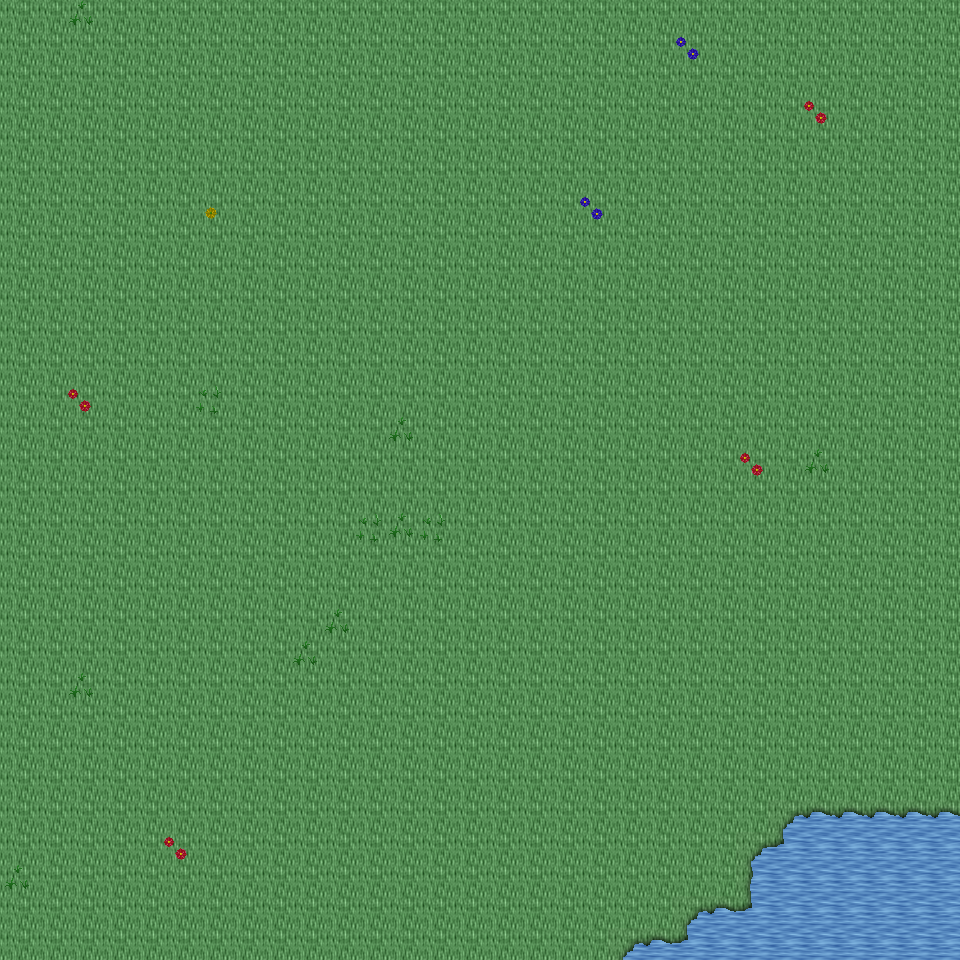

A 2D game scene composited from a Tiled map and its tileset images. What follows is a short description and the map's XML, with each tile layer's data collapsed to a summary:
An orthogonal 30x30 tile map with 32x32 px tiles, 6 tile layers (Ground, Object, Object2, Above, ...), 28 tilesets and 4 objects (4x mapExit).

<map version="1.0" orientation="orthogonal" renderorder="right-down" width="30" height="30" tilewidth="32" tileheight="32" nextobjectid="5">
  <tileset firstgid="1" name="tileset_ground_ground" tilewidth="32" tileheight="32" tilecount="33" columns="3">
    <image source="../drawable/tileset_ground_ground.png" width="96" height="352" />
  </tileset>
  <tileset firstgid="34" name="tileset_ground_water_pool" tilewidth="32" tileheight="32" tilecount="72" columns="3">
    <image source="../drawable/tileset_ground_water_pool.png" width="96" height="768" />
  </tileset>
  <tileset firstgid="106" name="tileset_plant_flower_daisy_red" tilewidth="32" tileheight="32" tilecount="8" columns="2">
    <image source="../drawable/tileset_plant_flower_daisy_red.png" width="64" height="128" />
  </tileset>
  <tileset firstgid="114" name="tileset_plant_flower_daisy_white" tilewidth="32" tileheight="32" tilecount="8" columns="2">
    <image source="../drawable/tileset_plant_flower_daisy_white.png" width="64" height="128" />
  </tileset>
  <tileset firstgid="122" name="tileset_plant_flower_daisy_yellow" tilewidth="32" tileheight="32" tilecount="8" columns="2">
    <image source="../drawable/tileset_plant_flower_daisy_yellow.png" width="64" height="128" />
  </tileset>
  <tileset firstgid="130" name="tileset_plant_flower_daisy_blue" tilewidth="32" tileheight="32" tilecount="8" columns="2">
    <image source="../drawable/tileset_plant_flower_daisy_blue.png" width="64" height="128" />
  </tileset>
  <tileset firstgid="138" name="tileset_plant_grasses" tilewidth="32" tileheight="32" tilecount="6" columns="3">
    <image source="../drawable/tileset_plant_grasses.png" width="96" height="64" />
  </tileset>
  <tileset firstgid="144" name="tileset_plant_tree_tree_darkgreen" tilewidth="32" tileheight="32" tilecount="88" columns="8">
    <image source="../drawable/tileset_plant_tree_tree_darkgreen.png" width="256" height="352" />
  </tileset>
  <tileset firstgid="232" name="tileset_ground_grass_edges" tilewidth="32" tileheight="32" tilecount="36" columns="12">
    <image source="../drawable/tileset_ground_grass_edges.png" width="384" height="96" />
  </tileset>
  <tileset firstgid="268" name="tileset_ground_grass_corners" tilewidth="32" tileheight="32" tilecount="24" columns="6">
    <image source="../drawable/tileset_ground_grass_corners.png" width="192" height="128" />
  </tileset>
  <tileset firstgid="292" name="tileset_furniture_table_long_side_on_pale" tilewidth="32" tileheight="32" tilecount="3" columns="3">
    <image source="../drawable/tileset_furniture_table_long_side_on_pale.png" width="96" height="32" />
  </tileset>
  <tileset firstgid="295" name="tileset_plant_stump_stump_brown" tilewidth="32" tileheight="32" tilecount="4" columns="2">
    <image source="../drawable/tileset_plant_stump_stump_brown.png" width="64" height="64" />
  </tileset>
  <tileset firstgid="299" name="tileset_item_sign_large" tilewidth="32" tileheight="32" tilecount="15" columns="5">
    <image source="../drawable/tileset_item_sign_large.png" width="160" height="96" />
  </tileset>
  <tileset firstgid="314" name="tileset_plant_stump_small_stump" tilewidth="32" tileheight="32" tilecount="4" columns="2">
    <image source="../drawable/tileset_plant_stump_small_stump.png" width="64" height="64" />
  </tileset>
  <tileset firstgid="318" name="tileset_building_wall_bricked_edges" tilewidth="32" tileheight="32" tilecount="25" columns="5">
    <image source="../drawable/tileset_building_wall_bricked_edges.png" width="160" height="160" />
  </tileset>
  <tileset firstgid="343" name="tileset_logic_creature_orc" tilewidth="32" tileheight="32" tilecount="6" columns="6">
    <image source="../drawable/tileset_logic_creature_orc.png" width="192" height="32" />
  </tileset>
  <tileset firstgid="349" name="tileset_logic_creature_animal" tilewidth="32" tileheight="32" tilecount="32" columns="8">
    <image source="../drawable/tileset_logic_creature_animal.png" width="256" height="128" />
  </tileset>
  <tileset firstgid="381" name="tileset_logic_item_resources" tilewidth="32" tileheight="32" tilecount="6" columns="6">
    <image source="../drawable/tileset_logic_item_resources.png" width="192" height="32" />
  </tileset>
  <tileset firstgid="387" name="tileset_logic_creature_golem" tilewidth="32" tileheight="32" tilecount="4" columns="4">
    <image source="../drawable/tileset_logic_creature_golem.png" width="128" height="32" />
  </tileset>
  <tileset firstgid="391" name="tileset_logic_collision" tilewidth="32" tileheight="32" tilecount="1" columns="1">
    <image source="../drawable/tileset_logic_collision.png" width="32" height="32" />
  </tileset>
  <tileset firstgid="392" name="tileset_object_boat" tilewidth="32" tileheight="32" tilecount="42" columns="6">
    <image source="../drawable/tileset_object_boat.png" width="192" height="224" />
  </tileset>
  <tileset firstgid="434" name="tileset_furniture_table_long_front_on_pale" tilewidth="32" tileheight="32" tilecount="3" columns="1">
    <image source="../drawable/tileset_furniture_table_long_front_on_pale.png" width="32" height="96" />
  </tileset>
  <tileset firstgid="437" name="tileset_ground_green_paving" tilewidth="32" tileheight="32" tilecount="18" columns="3">
    <image source="../drawable/tileset_ground_green_paving.png" width="96" height="192" />
  </tileset>
  <tileset firstgid="455" name="tileset_logic_protection" tilewidth="32" tileheight="32" tilecount="2" columns="2">
    <image source="../drawable/tileset_logic_protection.png" width="64" height="32" />
  </tileset>
  <tileset firstgid="457" name="tileset_furniture_bed_double_peach" tilewidth="32" tileheight="32" tilecount="8" columns="2">
    <image source="../drawable/tileset_furniture_bed_double_peach.png" width="64" height="128" />
  </tileset>
  <tileset firstgid="465" name="tileset_furniture_bed_double_red" tilewidth="32" tileheight="32" tilecount="8" columns="2">
    <image source="../drawable/tileset_furniture_bed_double_red.png" width="64" height="128" />
  </tileset>
  <tileset firstgid="473" name="tileset_logic_creature_undead_skeleton" tilewidth="32" tileheight="32" tilecount="6" columns="6">
    <image source="../drawable/tileset_logic_creature_undead_skeleton.png" width="192" height="32" />
  </tileset>
  <tileset firstgid="479" name="tileset_logic_creature_undead_specter" tilewidth="32" tileheight="32" tilecount="6" columns="6">
    <image source="../drawable/tileset_logic_creature_undead_specter.png" width="192" height="32" />
  </tileset>
  <layer name="Ground" width="30" height="30">
    <data>[900 cells, 900 non-empty, 2 distinct tile ids]</data>
  </layer>
  <layer name="Object" width="30" height="30">
    <data>[900 cells, 33 non-empty, 9 distinct tile ids]</data>
  </layer>
  <layer name="Object2" width="30" height="30">
    <data>[900 cells, 0 non-empty, 0 distinct tile ids]</data>
  </layer>
  <layer name="Above" width="30" height="30">
    <data>[900 cells, 0 non-empty, 0 distinct tile ids]</data>
  </layer>
  <layer name="Above2" width="30" height="30">
    <data>[900 cells, 0 non-empty, 0 distinct tile ids]</data>
  </layer>
  <layer name="Walkable" width="30" height="30">
    <data>[900 cells, 0 non-empty, 0 distinct tile ids]</data>
  </layer>
  <objectgroup name="MapEvents">
    <object id="1" name="north" type="mapExit" x="0" y="0" width="960" height="32">
      <properties>
        <property name="map" value="level_0_x205_y78" />
        <property name="x" value="0" />
        <property name="y" value="28" />
      </properties>
    </object>
    <object id="2" name="south" type="mapExit" x="0" y="928" width="960" height="32">
      <properties>
        <property name="map" value="level_0_x205_y80" />
        <property name="x" value="0" />
        <property name="y" value="1" />
      </properties>
    </object>
    </objectgroup>
</map>
<!-- 2 of 4 objects omitted -->
